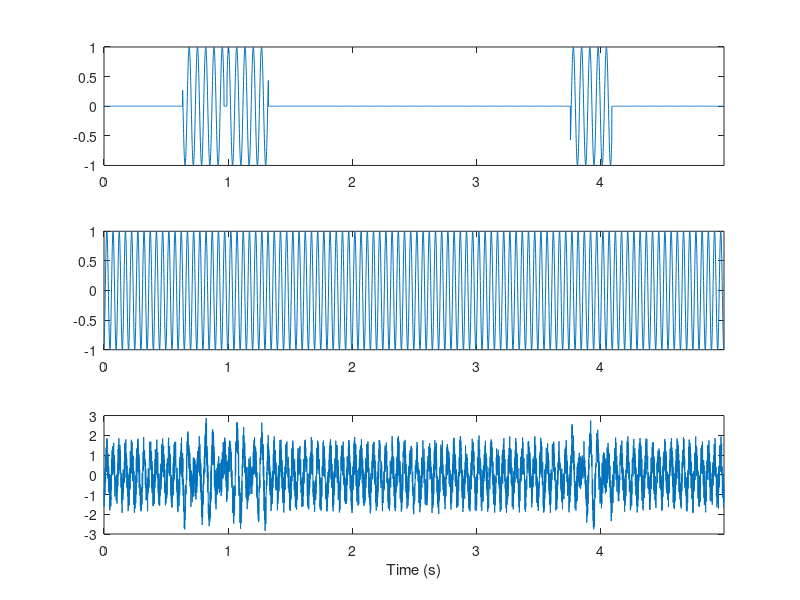

Write MATLAB code to recreate this figure. (Note: this script raises an error after producing the figure.)


%% Generate a simulated signal with 3, bursts at 15Hz with 5 cycles
% and an oscillation at 20Hz, plus white noise

% Time step (s)
dt=0.001;
% Duration (s)
T=5;
% Time vector
time=0:dt:T-dt;
% Sampling rate
srate=1/dt;

% Burst frequency
f1 = 15;
% Length of bursts in cycles
f1_num_cycles=5;
% Number of bursts
f1_num_bursts=3;

% Oscillation frequency
f2 = 20;

% Burst signal
s1=zeros(1,length(time));

% Keep track of burst start and stop times so they
% don't overlap
burst_starts=[];
burst_stops=[];
while length(burst_starts)<f1_num_bursts
    % Burst duration in seconds
    dur_s=f1_num_cycles/f1;
    % Burst duration in time steps
    dur_pts=floor(dur_s/dt);
    
    % Random start and stop time
    start=randi(length(time)-dur_pts);
    stop=start+dur_pts;
    
    % Check that doesn't overlap with other bursts
    overlap=false;
    for k=1:length(burst_starts)
        other_start=burst_starts(k);
        other_stop=burst_stops(k);
        if (start >= other_start && start < other_stop) || (stop > other_start && stop <= other_stop)
            overlap=true;
            break;
        end
    end
          
    % Generate burst
    if ~overlap
        s1(start:stop)=sin(2. * pi * f1 * (time(start:stop)+randn()));
        burst_starts=[burst_starts start];
        burst_stops=[burst_stops stop];
    end
end

% Oscillatory signal
s2=sin(2. * pi * f2 * (time+randn()));

% Generated signal
signal=s1+s2+(rand(1,length(time))*2-1);

figure;
subplot(3,1,1);
plot(time,s1);
xlim([time(1) time(end)]);
subplot(3,1,2);
plot(time,s2);
xlim([time(1) time(end)]);
subplot(3,1,3);
plot(time,signal);
xlim([time(1) time(end)]);
xlabel('Time (s)');




%% Bandpass filtering using multiplication by a Gaussian kernel
% in the frequency domain

% Frequencies to evaluate (just to compute desired frequency
% resolution in this step)
freqs=linspace(5,100,100);

% Determine the frequency resolution
df = diff(freqs(1:2));

% Zero-pad the signal - or is mean-pad better?
pad=zeros(size(time));
padd_signal = [pad, signal, pad];

% Fourier transform the padded signal
signal_fft = rfft(padd_signal,length(padd_signal), 2);
fft_frex = linspace(0, srate/2, length(signal_fft));

% Kernel width for multiplication
sigma = df * .5;

% Center pass-band frequency
freq=15;

% Gaussian kernel centered on frequency with width defined
% by requested frequency resolution
kernel = exp(-((fft_frex - freq) .^ 2 / (2.0 * sigma ^ 2)));

% Multiply Fourier-transformed signal by kernel
fsignal_fft = signal_fft .* kernel;
% Reverse Fourier to get bandpass filtered signal
f_signal = irfft(fsignal_fft, length(padd_signal), 2);

figure();
subplot(5,1,1)
plot(time,signal)
xlim([time(1), time(end)])
xlabel('Time (s)')
ylabel('Amplitude')

subplot(5,1,2)
plot(fft_frex,signal_fft(1:length(fft_frex)))
xlim([0,50])
xlabel('Frequency (Hz)')
ylabel('Amplitude')

subplot(5,1,3)
plot(fft_frex,kernel,'k')
xlim([0,50])
xlabel('Frequency (Hz)')
ylabel('Amplitude')

subplot(5,1,4)
plot(fft_frex,fsignal_fft(1:length(fft_frex)))
xlim([0,50])
xlabel('Frequency (Hz)')
ylabel('Amplitude')

subplot(5,1,5)
plot(time,f_signal(length(pad)+1:end-length(pad)))
xlim([time(1), time(end)])
xlabel('Time (s)')
ylabel('Amplitude')




%% Get analytic signal of bandpass filtered data (phase and amplitude)
analytic_signal = hilbert(f_signal);
% Cut off padding
analytic_signal=analytic_signal(:, length(time)+1:2 * length(time));

figure();
subplot(4,1,1);
plot(time,signal);
xlim([time(1) time(end)]);
xlabel('Time (s)');
ylabel('Amplitude');

subplot(4,1,2);
plot(time,f_signal(:, length(time)+1:2 * length(time)));
xlim([time(1) time(end)]);
xlabel('Time (s)');
ylabel('Amplitude');

subplot(4,1,3);
plot(time,abs(analytic_signal));
xlim([time(1) time(end)]);
xlabel('Time (s)');
ylabel('Amplitude');

subplot(4,1,4);
plot(time,angle(analytic_signal));
xlim([time(1) time(end)]);
xlabel('Time (s)');
ylabel('Phase');




%% Evaluate lagged coherence at a lag of 2 cycles
lag=2;

% Duration of this lag in s
lag_dur_s = lag / freq;
% Number of evaluations
n_evals = floor(T / lag_dur_s);
% Remaining time
t_diff = T - (n_evals * lag_dur_s);

% Start time
start_time = time(1);
% Evaluation times (ms)
eval_times = linspace(start_time, T - t_diff, n_evals + 1); 
eval_times = eval_times(1:end-1);
% Evaluation time points
eval_pts = knnsearch(time', eval_times');

figure()
subplot(4,1,1)
plot(time,signal)
hold on
plot(eval_times,signal(eval_pts),'ro')
xlabel('Time (s)')
ylabel('Amplitude')

subplot(4,1,2)
plot(time,f_signal(length(time)+1:2*length(time)))
hold on
plot(eval_times,f_signal(length(time)+eval_pts),'ro')
xlabel('Time (s)')
ylabel('Amplitude')

subplot(4,1,3)
plot(time,abs(analytic_signal))
hold on
plot(eval_times,abs(analytic_signal(eval_pts)),'ro')
xlabel('Time (s)')
ylabel('Amplitude')

subplot(4,1,4)
plot(time,angle(analytic_signal))
hold on
plot(eval_times,angle(analytic_signal(eval_pts)),'ro')
xlabel('Time (s)')
ylabel('Phase')

% Analytic signal at n=0...n_evals-1 evaluation points
f1 = analytic_signal(eval_pts(1:end-1));
% Analytic signal at n=1...n_evals evaluation points
f2 = analytic_signal(eval_pts(2:end));
% calculate the phase difference and amplitude product
phase_diff = angle(f2) - angle(f1);
amp_prod = abs(f1) .* abs(f2);

figure();
subplot(2,1,1)
plot(eval_times(1:end-1),phase_diff)
xlim([time(1), time(end)])
xlabel('Time (s)')
ylabel('Phase difference')

subplot(2,1,2)
plot(eval_times(1:end-1),amp_prod)
xlim([time(1), time(end)])
xlabel('Time (s)')
ylabel('Amplitude product')

% Numerator - sum is over evaluation points
num = abs(sum(amp_prod .* exp(1i * phase_diff)));
disp(num)

% Scaling factor - sum is over evaluation points
f1_pow = f1.^2;
f2_pow = f2.^2;
denom = sqrt(sum(abs(f1_pow)) * sum(abs(f2_pow)));
disp(denom);

lc = num / denom;
disp(lc);



%% This was evaluated starting at time t=0 and looking 2 cycles ahead, 
% but what about the points in between?

% Number of points between the first and next evaluation time points
n_range = eval_pts(2) - eval_pts(1);

% Analytic signal at n=0...n_evals-1 evaluation points, and m=0..n_range time points in between
f1 = analytic_signal(eval_pts(1:end-1) + (0:n_range-1));

% Analytic signal at n=1...n_evals evaluation points, and m=0..n_range time points in between
f2 = analytic_signal(eval_pts(2:end) + (0:n_range-1));

% Calculate the phase difference and amplitude product
phase_diff = angle(f2) - angle(f1);
amp_prod = abs(f1) .* abs(f2);

% Lagged coherence
num = abs(sum(amp_prod .* exp(1i * phase_diff),1));
f1_pow = f1.^2;
f2_pow = f2.^2;
denom = sqrt(sum(abs(f1_pow),1) .* sum(abs(f2_pow),1));
lc = num / denom;

% Average over the time points in between evaluation points
lc = mean(lc);
disp(lc);



%% Evaluate at 2-10 lag cycles
lags = 2:.5:10;
% Evaluate at 15 and 20 Hz
freqs = [15, 20];

figure();
for f_idx = 1:length(freqs)
    freq = freqs(f_idx);
    lcs = zeros(size(lags));
    for l_idx = 1:length(lags)
        [num, denom, lcs(l_idx)] = lagged_hilbert_coherence(signal, srate, freq, lags(l_idx));
    end

    plot(lags, lcs, 'DisplayName', sprintf('%dHz', freq))
    hold on
end
hold off
legend
xlabel('Lag (cycles)')
ylabel('Lagged coherence')




%% What about at a frequency where we know there is only noise?
[num, denom, lc] = lagged_hilbert_coherence(signal, srate, 40, 5);
disp(lc);




%% What's going on?
[num1, denom1, lc1] = lagged_hilbert_coherence(signal, srate, 15, 5);
[num2, denom2, lc2] = lagged_hilbert_coherence(signal, srate, 40, 5);

fprintf('15Hz: numerator=%f, denominator=%f, lc=%f\n', mean(num1), mean(denom1), lc1);
fprintf('40Hz: numerator=%f, denominator=%f, lc=%f\n', mean(num2), mean(denom2), lc2);




%% At 40Hz, the numerator and denominator are both low, but nearly exactly the same
% I think this is due to amplitude correlations introduced by bandpass filtering in a freq
% range with low power (https://journals.physiology.org/doi/full/10.1152/jn.00851.2013)
% Here's the effect over a range of frequencies

% Evaluate at 2-10 lag cycles
lags = 2:.5:10;
% Evaluate at 5-100 Hz
freqs = linspace(5, 100, 100);

lcs = zeros(length(freqs), length(lags));
for f_idx = 1:length(freqs)
    freq = freqs(f_idx);
    for l_idx = 1:length(lags)
        [num, denom, lcs(f_idx, l_idx)] = lagged_hilbert_coherence(signal, srate, freq, lags(l_idx));
    end
end

figure();
contourf(lags, freqs, lcs, 100,'LineColor','none');
colorbar;
xlabel('Lag (cycles)');
ylabel('Frequency (Hz)');





%% The solution I found is to temporally shuffle the signal a bunch
% of times and use the distribution of broadband
% amplitude products as a threshold on the denominator. 
% Temporal shuffling may not be the best surrogate method though

% Compute threshold as 5th percentile of shuffled amplitude products
n_shuffles=1000;
amp_prods=ar_surr(signal, n_shuffles);
threshold = prctile(amp_prods, 5);

% Evaluate at 2-10 lag cycles
lags = 2:.5:10;
% Evaluate at 5-100 Hz
freqs = linspace(5, 100, 100);

lcs = zeros(length(freqs), length(lags));
for f_idx = 1:length(freqs)
    for l_idx = 1:length(lags)
        [num, denom, lc] = lagged_hilbert_coherence(signal, srate, freqs(f_idx), lags(l_idx));
        % Only consider lc if denominator greater than threshold
        if mean(denom) >= threshold
            lcs(f_idx, l_idx) = lc;
        end
    end
end

figure();
contourf(lags, freqs, lcs, 100,'LineColor','none');
colorbar;
xlabel('Lag (cycles)');
ylabel('Frequency (Hz)');

